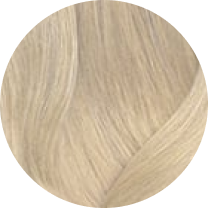
#> input picture scripts/_ss-raw/11a.png, 208 x 208 px, given in place of page-1.png, which was not available
$ python extract-colorsync-swatches.py
#> lines starting #> are read from the running program, lines starting #| are printed output that depends on the picture; pictures that were not available may be replaced by others from this repository, and a replacement may not be noted
# -*- coding: utf-8 -*-
"""
Вырезает круглые фото-свотчи оттенков из официальной карты прядей Matrix SoColor Sync
(NEWS/2026-08-13-color-sync/page-N.png) и раскладывает их в public/images/shades/matrix-sync/.

Почему фото, а не плоский цвет: реальный снимок пряди показывает и оттенок, и то, как он
ложится на волосе — плоский квадрат из усреднённого пикселя этого не передаёт (проверено
на Londa, 2026-08-29).

Коды НЕ распознаются автоматически: на карте они напечатаны подписями под кружками, а OCR
здесь лишний риск. Вместо этого они переписаны вручную по колонкам и рядам (CODES ниже),
а скрипт независимо находит кружки и СВЕРЯЕТ их количество с переписанным списком по каждой
панели. Если числа разойдутся — скрипт падает, а не молча сдвигает подписи на соседний цвет.

Запуск: .venv/Scripts/python.exe scripts/extract-colorsync-swatches.py
"""
import json
import pathlib
import sys

import numpy as np
from PIL import Image

SRC = pathlib.Path(__file__).resolve().parent.parent.parent / 'NEWS' / '2026-08-13-color-sync'
OUT = pathlib.Path(__file__).resolve().parent.parent / 'public' / 'images' / 'shades' / 'matrix-sync'

# Панели идут парами слева направо; коды переписаны по рядам сверху вниз,
# внутри ряда — слева направо, ровно как напечатано на карте.
PAGES = {
    1: {
        'Холодные': ['1A', '4A', '5VV', '8A', '8V', '8P', '10A', '10V', '10P',
                     '11A', '11V', '11P', 'SPA', 'SPV', 'SPP'],
        'Натуральные': ['3N', '5N', '6N', '7NA', '7NV', '8N', '9NA', '10N', '11N', 'SPN'],
    },
    2: {
        'Тёплые': ['3WN', '5WN', '6WN', '7WM', '8WN'],
        'Мокка': ['5M', '5MM', '6M', '7AM', '7VM', '7MV', '7M', '7MM', '8M', '9MM',
                  '10M', '10MM', 'SPM'],
    },
    3: {
        'Коричневые': ['6BC', '8BC'],
        'Бронзовые': ['8G', '9GV', '10G'],
    },
    4: {
        'Пауэр Кулс': ['5AA', '5VA', '7AA', '7VA'],
        'Яркие': ['4RV+', '6RV+', '7CC+', '8RC+'],
    },
    # Коды кислотной технологии помечены префиксом «ac:» намеренно: 5N, 5M, 8A и 8V
    # существуют В ОБЕИХ технологиях и это РАЗНЫЕ продукты с разным цветом пряди.
    # Без префикса кислотные кружки затирали щелочные файлы (поймано на первом прогоне).
    5: {
        'Кислотные': ['ac:2J', 'ac:5A', 'ac:5N', 'ac:5M', 'ac:8AA', 'ac:8A', 'ac:8V',
                      'ac:8AG', 'ac:10PA', 'ac:10PV', 'ac:10PR', 'ac:10PG'],
        'Прозрачный': ['CLEAR'],
    },
}

MIN_R, MAX_R = 60, 130          # ожидаемый радиус кружка в пикселях исходника
ROW_TOLERANCE = 60              # разброс по вертикали, при котором кружки считаются одним рядом


def find_circles(img: Image.Image):
    """Ищет кружки-пряди: всё, что заметно отличается от розового фона панели и от белого."""
    a = np.asarray(img.convert('RGB')).astype(np.int16)
    r, g, b = a[:, :, 0], a[:, :, 1], a[:, :, 2]

    # Фон панели — очень светлый розовый, поля — белые. Кружок темнее любого из них.
    # Порог по светлоте, а не по «непохоже на конкретный цвет»: часть оттенков сама
    # почти белая (10P, 11V), и сравнение с фоном по цвету их бы потеряло.
    lum = 0.299 * r + 0.587 * g + 0.114 * b
    mask = lum < 235

    # Подписи-коды и заголовки — тоже тёмные. Отсечём их размером компоненты ниже.
    visited = np.zeros(mask.shape, dtype=bool)
    h, w = mask.shape
    circles = []

    ys, xs = np.nonzero(mask)
    for y0, x0 in zip(ys, xs):
        if visited[y0, x0]:
            continue
        # BFS по компоненте (scipy не ставим — пакеты только внутри проекта)
        stack = [(y0, x0)]
        visited[y0, x0] = True
        pts = []
        while stack:
            y, x = stack.pop()
            pts.append((y, x))
            for dy, dx in ((1, 0), (-1, 0), (0, 1), (0, -1)):
                ny, nx = y + dy, x + dx
                if 0 <= ny < h and 0 <= nx < w and mask[ny, nx] and not visited[ny, nx]:
                    visited[ny, nx] = True
                    stack.append((ny, nx))
        if len(pts) < MIN_R * MIN_R:
            continue
        pa = np.array(pts)
        y1, y2 = pa[:, 0].min(), pa[:, 0].max()
        x1, x2 = pa[:, 1].min(), pa[:, 1].max()
        bw, bh = x2 - x1, y2 - y1
        if not (2 * MIN_R <= bw <= 2 * MAX_R and 2 * MIN_R <= bh <= 2 * MAX_R):
            continue
        if abs(bw - bh) > 0.18 * max(bw, bh):     # круг, а не строка текста
            continue
        fill = len(pts) / (bw * bh)
        if fill < 0.6:
            continue
        circles.append({'x1': int(x1), 'y1': int(y1), 'x2': int(x2), 'y2': int(y2),
                        'cx': int((x1 + x2) / 2), 'cy': int((y1 + y2) / 2)})
    return circles


def panel_split(img: Image.Image) -> int:
    """Находитx-границу между левой и правой панелями по их розовому фону.

    Делить пополам нельзя: панели занимают не по половине ширины, и правая колонка
    кружков ЛЕВОЙ панели заходит за середину листа — при делении пополам она уезжала
    в чужую панель, и счёт кружков расходился с переписанными кодами.
    """
    a = np.asarray(img.convert('RGB')).astype(np.int16)
    r, g, b = a[:, :, 0], a[:, :, 1], a[:, :, 2]
    pink = (r >= 245) & (r - g >= 6) & (r - g <= 34) & (r - b >= 2)
    per_col = pink.sum(axis=0)
    strong = per_col > per_col.max() * 0.35
    runs, start = [], None
    for x, v in enumerate(strong):
        if v and start is None:
            start = x
        elif not v and start is not None:
            runs.append((start, x - 1))
            start = None
    if start is not None:
        runs.append((start, len(strong) - 1))
    runs = [r_ for r_ in runs if r_[1] - r_[0] > 200]
    if len(runs) < 2:
        return img.width // 2
    return (runs[0][1] + runs[1][0]) // 2


def order_reading(circles):
    """Сортирует кружки по рядам сверху вниз, внутри ряда — слева направо."""
    rows = []
    for c in sorted(circles, key=lambda c: c['cy']):
        for row in rows:
            if abs(row[0]['cy'] - c['cy']) <= ROW_TOLERANCE:
                row.append(c)
                break
        else:
            rows.append([c])
    out = []
    for row in rows:
        out.extend(sorted(row, key=lambda c: c['cx']))
    return out


def main() -> None:
    OUT.mkdir(parents=True, exist_ok=True)
    result = {}
    problems = []

    for page, panels in PAGES.items():
        img = Image.open(SRC / f'page-{page}.png')
#> img is the input picture: PIL image 208x208 RGBA; mean R, G, B, A 159.4, 144, 121.5, 200.3
        circles = find_circles(img)
#> in find_circles, `a = np.asarray(img.convert('RGB')).astype(np.int16)`:
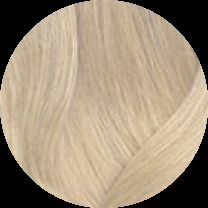
#> a: shape (208, 208, 3) int16; mean R, G, B 159.4, 144, 121.5
#> in find_circles, `r, g, b = a[:, :, 0], a[:, :, 1], a[:, :, 2]`:
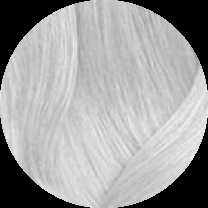
#> r: shape (208, 208) int16; min 0, max 244, mean 159.4
#> in find_circles, `r, g, b = a[:, :, 0], a[:, :, 1], a[:, :, 2]`:
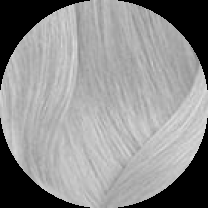
#> g: shape (208, 208) int16; min 0, max 223, mean 144
#> in find_circles, `r, g, b = a[:, :, 0], a[:, :, 1], a[:, :, 2]`:
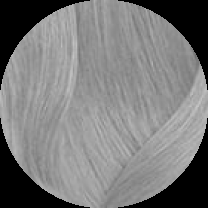
#> b: shape (208, 208) int16; min 0, max 196, mean 121.5
#> in find_circles, `mask = lum < 235`: mask: shape (208, 208) bool; every value is 1
#> the loop in find_circles, `for y0, x0 in zip(ys, xs):` made 43264 passes
#> (y1, y2, x1, x2, bw, bh, fill) on pass 1: (0, 207, 0, 207, 207, 207, 1.01)
#> after the loop in find_circles, `for y0, x0 in zip(ys, xs):`: circles = 1 item
#> circles = 1 item
        mid = panel_split(img)
#> in panel_split, `pink = (r >= 245) & (r - g >= 6) & (r - g <= 34) & (r - b >= 2)`: pink: shape (208, 208) bool; every value is 0
#> in panel_split, `per_col = pink.sum(axis=0)`: per_col = 208 values from 0 to 0
#> after the loop in panel_split, `for x, v in enumerate(strong):`: runs = []
#> mid = 104
        halves = {'left': [c for c in circles if c['cx'] < mid],
                  'right': [c for c in circles if c['cx'] >= mid]}

        for (panel_name, codes), side in zip(panels.items(), ('left', 'right')):
            found = order_reading(halves[side])
            if len(found) != len(codes):
                problems.append(
                    f'стр. {page}, панель «{panel_name}»: кружков найдено {len(found)}, '
                    f'кодов переписано {len(codes)}'
                )
                continue
            for code, c in zip(codes, found):
                pad = 4
                crop = img.crop((c['x1'] + pad, c['y1'] + pad, c['x2'] - pad, c['y2'] - pad))
                crop = crop.convert('RGB').resize((160, 160), Image.LANCZOS)
                fname = code.replace('+', 'plus').replace('ac:', 'acid-').replace('/', '-').lower() + '.webp'
                crop.save(OUT / fname, 'WEBP', quality=88, method=6)
                # средний цвет — запасной вариант для мест, где фото не выводится
                arr = np.asarray(crop).reshape(-1, 3)
                hexv = '#%02x%02x%02x' % tuple(int(v) for v in np.median(arr, axis=0))
                result[code] = {'panel': panel_name, 'page': page, 'file': fname, 'hex': hexv}
            print(f'стр. {page} · {panel_name}: {len(found)} шт.')
#> after the loop, problems = 2 items; result = 0 items
#> pass 2 of the loop in main, `for page, panels in PAGES.items():`:
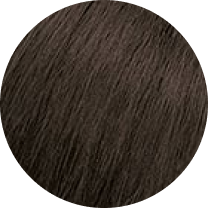
#> input picture scripts/_ss-raw/4a.png, 208 x 208 px, given in place of page-2.png, which was not available
#> in main, img is the input picture: PIL image 208x208 RGBA; mean R, G, B, A 43.4, 35.5, 28.8, 200.3
#> in find_circles (call 2), `r, g, b = a[:, :, 0], a[:, :, 1], a[:, :, 2]`:
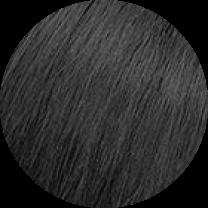
#> r: shape (208, 208) int16; min 0, max 122, mean 43.4
#> in find_circles (call 2), `r, g, b = a[:, :, 0], a[:, :, 1], a[:, :, 2]`:
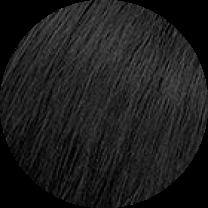
#> b: shape (208, 208) int16; min 0, max 100, mean 28.8
#> the loop in find_circles (call 2), `for y0, x0 in zip(ys, xs):` made 43264 passes
#> after the loop in main, `for (panel_name, codes), side in zip(panels.items(), ('left', 'right')):`: problems = 4 items

    if problems:
        print('\nРАСХОЖДЕНИЯ — ничего не записано в JSON:')
        for p in problems:
            print('  ' + p)
        sys.exit(1)

    (pathlib.Path(__file__).resolve().parent / '_colorsync-raw.json').write_text(
        json.dumps(result, ensure_ascii=False, indent=1), encoding='utf-8')
    print(f'\nвсего оттенков: {len(result)}')


if __name__ == '__main__':
#> (the run stopped early here; a loop or call above may not have finished)
